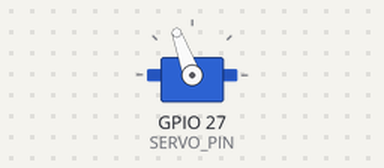
Bench run of a sketch on a simulated ESP32. Shown: servo.

Above: at 1.05 s.
At 5.0 s:
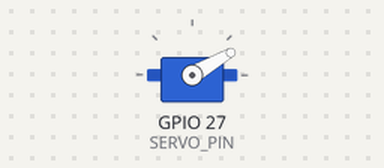
Timing chart, 0 to 6.2 s (numbered marks = the images above):
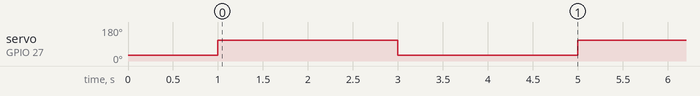

The sketch:

esp32-heating-system.ino
```cpp
#include <ESP32Servo.h>

Servo clampServo;

#define SERVO_PIN 27

void setup() {
  clampServo.attach(SERVO_PIN);

  // Start open
  clampServo.write(30);

  delay(1000);
}

void loop() {

  // CLOSE
  clampServo.write(110);
  delay(2000);

  // OPEN
  clampServo.write(30);
  delay(2000);
}
```

Measured:
- by itself, servo on GPIO 27 (SERVO_PIN): alternates 110° for 2.0 s and 30° for 2.0 s
